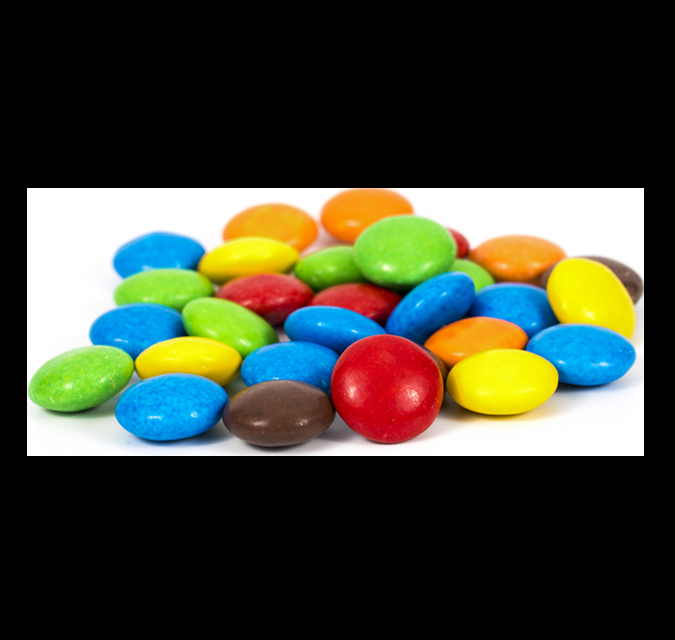
#> input picture _ProgrammingWorks/Python/OpenCV-ImageProcessing/smarties.png, 675 x 640 px
$ python class5.py
#> lines starting #> are read from the running program, lines starting #| are printed output that depends on the picture; after the words box and inside, x2 and y2 are one past the last pixel; in counts of white or black regions, pixels touching at a corner belong together
################################################################
# MORPHOLOGICAL TRANSFORMATIONS
################################################################

# Morphological transformations are simple operations based on img shape.
# Morphological transformations are commonly performed on binary imgs.
# These ops need the original img and a Kernel.
# A Kernel tells you how to change the value of any pixel by combining it with
#   different amounts of the neighboring pixels.
# A Kernel is normally a square or some shape you want to apply on the image.

import numpy as np
import cv2 as cv
from matplotlib import pyplot as plt

img = cv.imread("smarties.png", cv.IMREAD_GRAYSCALE)  # IMREAD_GRAYSCALE same as 0
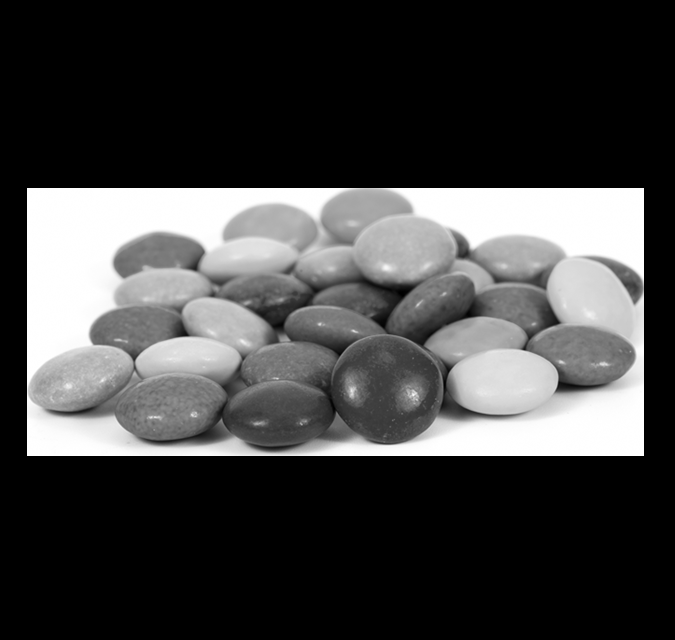
#> img: shape (640, 675); min 0, max 255, mean 66.3
_, mask = cv.threshold(img, 225, 255, cv.THRESH_BINARY_INV)
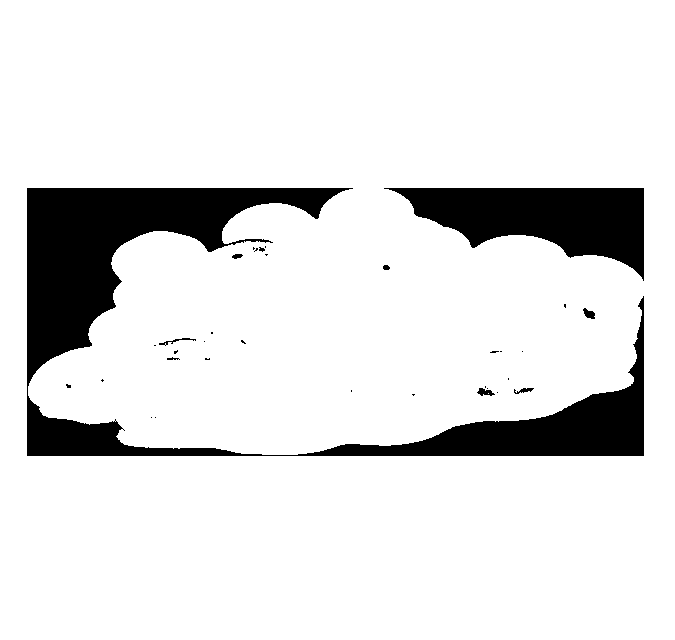
#> mask: shape (640, 675); 88.1% white; 34 black regions (25 under 20 px), largest, box (x1, y1, x2, y2) and area: (27, 188, 644, 456) 37808, (384, 188, 644, 281) 12936, (477, 388, 495, 396) 83

# we will create a square of white (ones) to apply to our morphological transforms.
kernel = np.ones((3, 3), np.uint8)  # 3x3 square shape -> best result I got for this img.
# dilation will apply 1 if at least 1 pixel under the kernel is 1
dilation = cv.dilate(mask, kernel, iterations=3)  # src/mask, kernel, iterations(default=1)
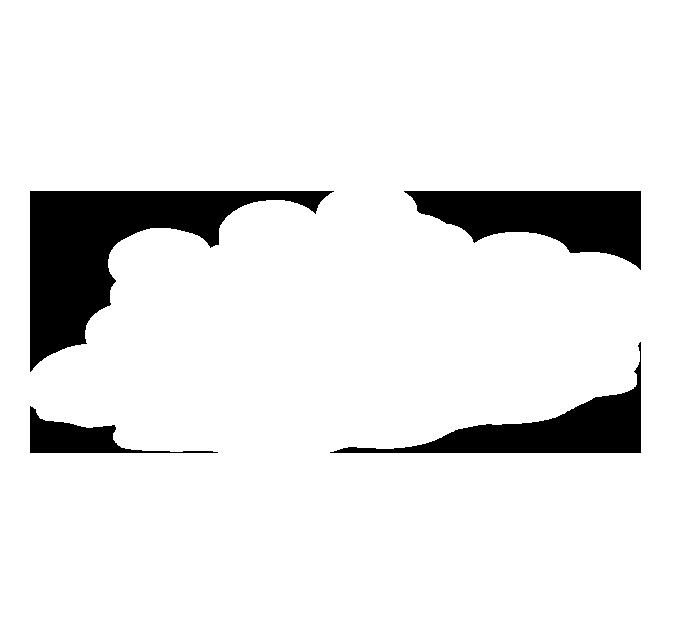
#> dilation: shape (640, 675); 90.6% white; 4 black regions, box (x1, y1, x2, y2) and area: (30, 191, 334, 372) 18404, (404, 191, 641, 270) 10842, (330, 342, 641, 453) 8511, (30, 406, 218, 453) 2814
# erosion will apply 1 only if every pixel in the kernel is 1
erosion = cv.erode(mask, kernel, iterations=3)
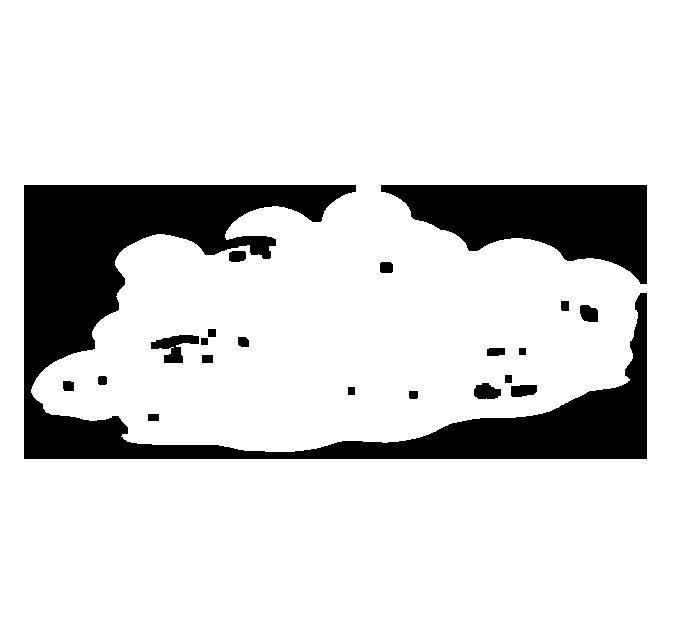
#> erosion: shape (640, 675); 84.9% white; 21 black regions, largest, box (x1, y1, x2, y2) and area: (24, 185, 647, 459) 47155, (381, 185, 647, 284) 15186, (151, 335, 199, 363) 661
# opening -> erosion followed by dilation
opening = cv.morphologyEx(mask, cv.MORPH_OPEN, kernel)  # src/mask, operation type, kernel
#> opening: shape (640, 675); 88.1% white; 28 black regions (18 under 20 px), largest, box (x1, y1, x2, y2) and area: (27, 188, 644, 456) 37832, (384, 188, 644, 281) 12936, (477, 386, 495, 396) 96
# closing -> dilation followed by dilation
closing = cv.morphologyEx(mask, cv.MORPH_CLOSE, kernel)
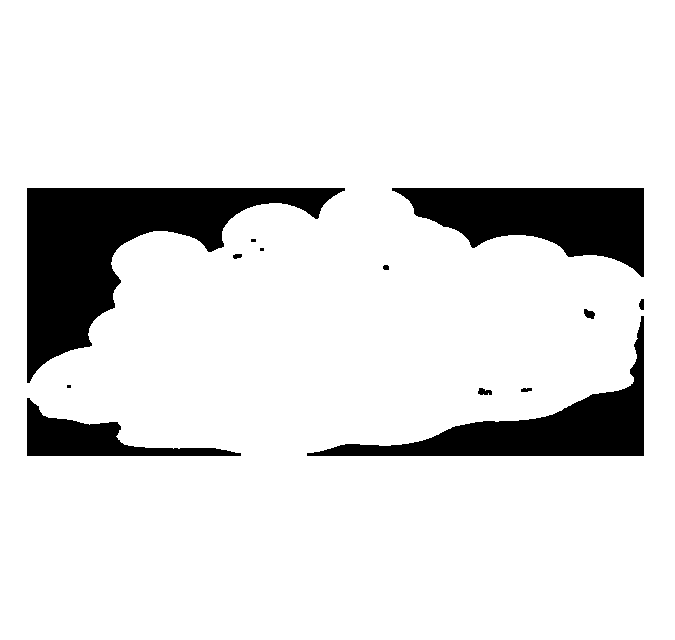
#> closing: shape (640, 675); 88.3% white; 13 black regions (3 under 20 px), largest, box (x1, y1, x2, y2) and area: (27, 188, 345, 383) 21731, (392, 188, 644, 277) 12918, (307, 316, 644, 456) 11330
# gradient -> difference between dilation and erosion
gradient = cv.morphologyEx(mask, cv.MORPH_GRADIENT, kernel)
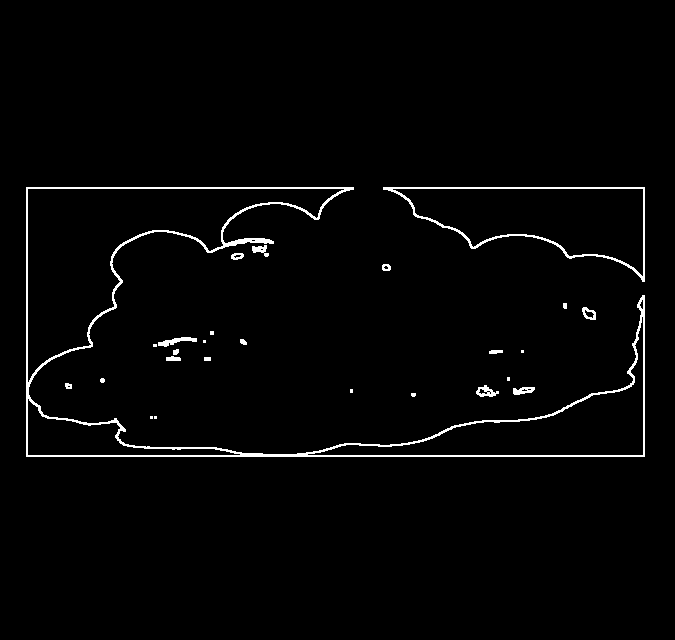
#> gradient: shape (640, 675); 2% white in thin lines or dots, all inside (x1, y1, x2, y2) = (26, 187, 645, 457)
# topHat -> difference between image and it's opening
topHat = cv.morphologyEx(mask, cv.MORPH_TOPHAT, kernel)
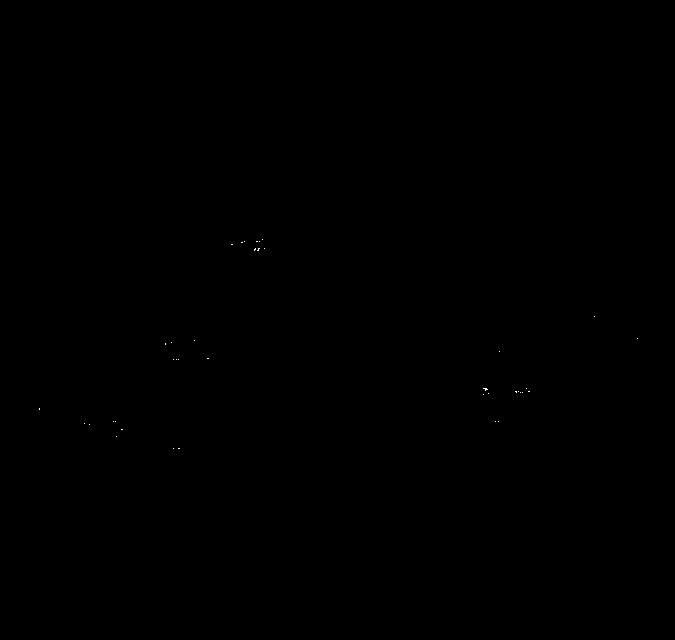
#> topHat: shape (640, 675); 0.01% white in thin lines or dots, all inside (x1, y1, x2, y2) = (39, 239, 638, 449)

titles = ["image", "mask", "dilation", "erosion", "opening", "closing", "gradient", "top-hat"]
images = [img, mask, dilation, erosion, opening, closing, gradient, topHat]

for i in range(len(images)):
    plt.subplot(2, 4, i+1), plt.imshow(images[i], "gray")
    plt.title(titles[i])
    plt.xticks([]), plt.yticks([])
#> this loop made 8 passes

plt.show()

cv.waitKey(0)
cv.destroyAllWindows()

$ run again, with _ProgrammingWorks/Python/OpenCV-ImageProcessing/gradient.png copied over _ProgrammingWorks/Python/OpenCV-ImageProcessing/smarties.png
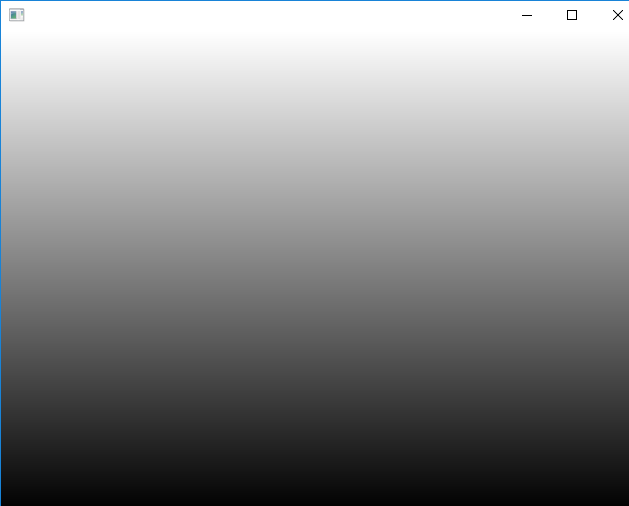
#> input picture _ProgrammingWorks/Python/OpenCV-ImageProcessing/gradient.png, 629 x 506 px
#> `_, mask = cv.threshold(img, 225, 255, cv.THRESH_BINARY_INV)`:
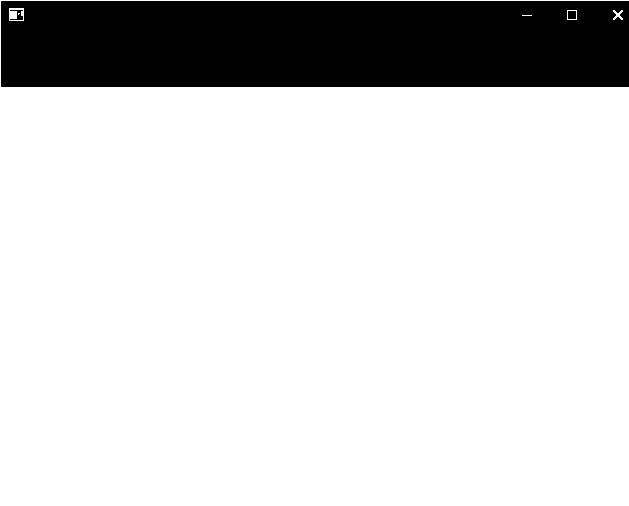
#> mask: shape (506, 629); 83.1% white; 3 black regions, box (x1, y1, x2, y2) and area: (1, 1, 629, 87) 53651, (568, 11, 576, 19) 64, (10, 10, 23, 20) 61
#> dilation: shape (506, 629); 84.6% white; 2 black regions (1 under 20 px), largest, box (x1, y1, x2, y2) and area: (4, 4, 629, 84) 48977
#> erosion: shape (506, 629); 82.2% white; 1 black region, box (x1, y1, x2, y2) and area: (0, 0, 629, 90) 56606
#> opening: shape (506, 629); 82.8% white; 1 black region, box (x1, y1, x2, y2) and area: (0, 0, 629, 87) 54628
#> closing: shape (506, 629); 83.1% white; 4 black regions (1 under 20 px), largest, box (x1, y1, x2, y2) and area: (1, 1, 629, 87) 53643, (568, 11, 576, 19) 64, (17, 15, 23, 20) 28
#> gradient: shape (506, 629); 0.99% white; 5 white regions, box (x1, y1, x2, y2) and area: (0, 0, 629, 88) 2684, (8, 7, 25, 22) 204, (612, 9, 624, 21) 116, (566, 9, 578, 21) 108, (521, 14, 533, 17) 36
#> `topHat = cv.morphologyEx(mask, cv.MORPH_TOPHAT, kernel)`:
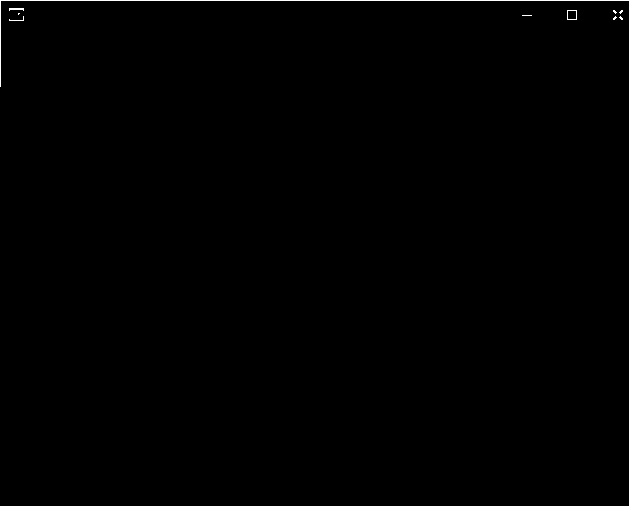
#> topHat: shape (506, 629); 0.27% white in thin lines or dots, all inside (x1, y1, x2, y2) = (0, 0, 629, 87)
#> the loop `for i in range(len(images)):` made 8 passes

$ run again, with _ProgrammingWorks/Python/OpenCV-ImageProcessing/water.png copied over _ProgrammingWorks/Python/OpenCV-ImageProcessing/smarties.png
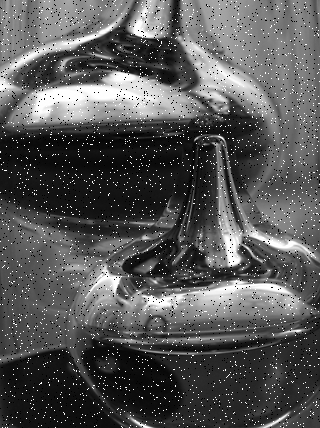
#> input picture _ProgrammingWorks/Python/OpenCV-ImageProcessing/water.png, 320 x 428 px
#> img is the input picture: shape (428, 320); min 0, max 255, mean 86.8
#> `_, mask = cv.threshold(img, 225, 255, cv.THRESH_BINARY_INV)`:
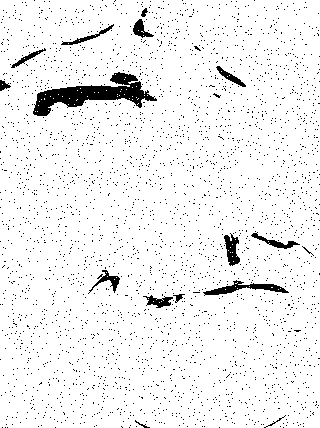
#> mask: shape (428, 320); 94.4% white; 2919 black regions (2904 under 20 px), largest, box (x1, y1, x2, y2) and area: (33, 72, 157, 116) 2086, (203, 280, 289, 296) 463, (224, 233, 240, 266) 302
#> dilation: shape (428, 320); 99.8% white; 12 black regions (7 under 20 px), largest, box (x1, y1, x2, y2) and area: (92, 89, 117, 97) 69, (62, 90, 78, 97) 53, (41, 103, 47, 113) 33, (85, 89, 91, 93) 24, (130, 90, 141, 95) 20
#> erosion: shape (428, 320); 27.2% white; 377 white regions (208 under 20 px), largest, box (x1, y1, x2, y2) and area: (188, 291, 283, 399) 3211, (0, 0, 138, 71) 2409, (146, 0, 235, 128) 2209
#> opening: shape (428, 320); 93.7% white; 2522 black regions (2506 under 20 px), largest, box (x1, y1, x2, y2) and area: (32, 70, 157, 118) 2271, (203, 278, 289, 297) 509, (224, 233, 241, 266) 345
#> closing: shape (428, 320); 97.2% white; 23 black regions (3 under 20 px), largest, box (x1, y1, x2, y2) and area: (34, 82, 144, 116) 1730, (224, 235, 240, 265) 275, (205, 285, 246, 295) 215
#> gradient: shape (428, 320); 22.4% white; 1685 white regions (1356 under 20 px), largest, box (x1, y1, x2, y2) and area: (31, 65, 165, 122) 1522, (192, 277, 290, 300) 656, (60, 21, 115, 57) 452
#> `topHat = cv.morphologyEx(mask, cv.MORPH_TOPHAT, kernel)`:
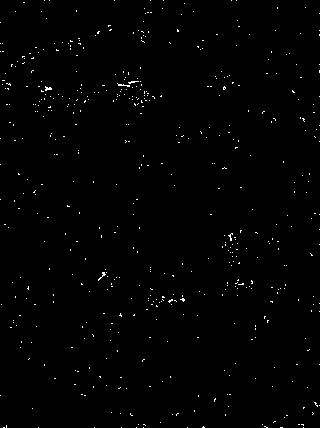
#> topHat: shape (428, 320); 0.75% white in thin lines or dots
#> the loop `for i in range(len(images)):` made 8 passes
